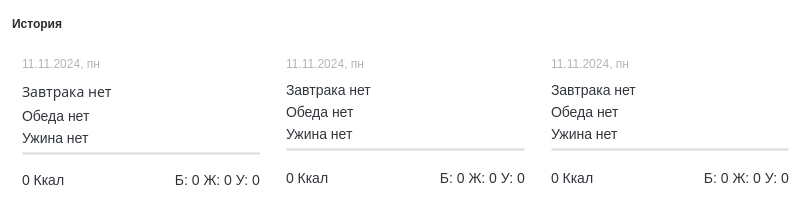
   <widget class="QFrame" name="history_frame">
    <property name="geometry">
     <rect>
      <x>320</x>
      <y>390</y>
      <width>811</width>
      <height>221</height>
     </rect>
    </property>
    <property name="styleSheet">
     <string notr="true">background-color: rgba(255, 255, 255, 30%);
border: 1px solid  rgba(255, 255, 255, 40%);
border-radius: 10%;

</string>
    </property>
    <layout class="QVBoxLayout" name="verticalLayout_2">
     <item>
      <layout class="QHBoxLayout" name="headerProdHorizontalLayout_4">
       <item>
        <widget class="QLabel" name="hostoryHeaderLabel">
         <property name="enabled">
          <bool>true</bool>
         </property>
         <property name="minimumSize">
          <size>
           <width>0</width>
           <height>24</height>
          </size>
         </property>
         <property name="maximumSize">
          <size>
           <width>787</width>
           <height>24</height>
          </size>
         </property>
         <property name="styleSheet">
          <string notr="true">background-color: none;
color: #2d2c2c;
border:none;

width: 435px;
height: 24px;

font: 16pt &quot;Extra Bold&quot;;

font-weight: 800;
text-align: left;
vertical-align: top</string>
         </property>
         <property name="text">
          <string>История</string>
         </property>
        </widget>
       </item>
       <item>
        <widget class="QPushButton" name="exportExeDishesPushButton">
         <property name="sizePolicy">
          <sizepolicy hsizetype="Fixed" vsizetype="Fixed">
           <horstretch>0</horstretch>
           <verstretch>0</verstretch>
          </sizepolicy>
         </property>
         <property name="minimumSize">
          <size>
           <width>24</width>
           <height>24</height>
          </size>
         </property>
         <property name="maximumSize">
          <size>
           <width>24</width>
           <height>24</height>
          </size>
         </property>
         <property name="styleSheet">
          <string notr="true">background-color:none;
height:24px;
width:24px;
padding:0px;
position:relative;
text-align: center;
border: none;
border-radius: 2%;</string>
         </property>
         <property name="text">
          <string/>
         </property>
         <property name="icon">
          <iconset>
           <normaloff>../img/bx_xls.svg</normaloff>../img/bx_xls.svg</iconset>
         </property>
         <property name="iconSize">
          <size>
           <width>24</width>
           <height>24</height>
          </size>
         </property>
        </widget>
       </item>
       <item>
        <widget class="QPushButton" name="exportCsvDishesPushButton">
         <property name="sizePolicy">
          <sizepolicy hsizetype="Fixed" vsizetype="Fixed">
           <horstretch>0</horstretch>
           <verstretch>0</verstretch>
          </sizepolicy>
         </property>
         <property name="minimumSize">
          <size>
           <width>24</width>
           <height>24</height>
          </size>
         </property>
         <property name="maximumSize">
          <size>
           <width>24</width>
           <height>24</height>
          </size>
         </property>
         <property name="styleSheet">
          <string notr="true">background-color:none;
height:24px;
width:24px;
padding:0px;
position:relative;
text-align: center;
border: none;
border-radius: 2%;</string>
         </property>
         <property name="text">
          <string/>
         </property>
         <property name="icon">
          <iconset>
           <normaloff>../img/bx_csv.svg</normaloff>../img/bx_csv.svg</iconset>
         </property>
         <property name="iconSize">
          <size>
           <width>24</width>
           <height>24</height>
          </size>
         </property>
        </widget>
       </item>
      </layout>
     </item>
     <item>
      <layout class="QHBoxLayout" name="horizontalLayout">
       <item>
        <widget class="QFrame" name="history_card_frame_1">
         <property name="minimumSize">
          <size>
           <width>0</width>
           <height>160</height>
          </size>
         </property>
         <property name="maximumSize">
          <size>
           <width>16777215</width>
           <height>260</height>
          </size>
         </property>
         <property name="styleSheet">
          <string notr="true">background-color: rgba(255, 255, 255, 30%);
border: 1px solid  rgba(255, 255, 255, 40%);
border-radius: 10%;

</string>
         </property>
         <layout class="QVBoxLayout" name="verticalLayout_8">
          <item>
           <widget class="QLabel" name="dateLabel_1">
            <property name="minimumSize">
             <size>
              <width>0</width>
              <height>24</height>
             </size>
            </property>
            <property name="maximumSize">
             <size>
              <width>16777215</width>
              <height>24</height>
             </size>
            </property>
            <property name="styleSheet">
             <string notr="true">color:#b4b4b4;
background-color: none;
border: none;

text-align:left;
vertical-align:text-top;
font-size:12px;
line-height:auto;
border-style:hidden;
outline:none;

</string>
            </property>
            <property name="text">
             <string>11.11.2024, пн</string>
            </property>
            <property name="scaledContents">
             <bool>false</bool>
            </property>
            <property name="wordWrap">
             <bool>true</bool>
            </property>
           </widget>
          </item>
          <item>
           <layout class="QVBoxLayout" name="listFoodVerticalLayout">
            <item>
             <widget class="QLabel" name="breakfastLabel_1">
              <property name="font">
               <font>
                <family>STXihei</family>
                <pointsize>-1</pointsize>
                <weight>50</weight>
                <italic>false</italic>
                <bold>false</bold>
               </font>
              </property>
              <property name="styleSheet">
               <string notr="true">background-color: none;
border: none;

text-align:left;
vertical-align:text-top;
font-size:12px;
line-height:auto;
border-style:hidden;
outline:none;

color:#30353b;
text-align:left;
vertical-align:text-top;
font-size:14px;
line-height:auto;
border-style:hidden;
outline:none;
width:435px;

</string>
              </property>
              <property name="text">
               <string>Завтрака нет</string>
              </property>
              <property name="scaledContents">
               <bool>false</bool>
              </property>
              <property name="wordWrap">
               <bool>true</bool>
              </property>
             </widget>
            </item>
            <item>
             <widget class="QLabel" name="lunchLabel_1">
              <property name="styleSheet">
               <string notr="true">background-color: none;
border: none;

text-align:left;
vertical-align:text-top;
font-size:12px;
line-height:auto;
border-style:hidden;
outline:none;

color:#30353b;
text-align:left;
vertical-align:text-top;
font-size:14px;
line-height:auto;
border-style:hidden;
outline:none;
width:435px;
</string>
              </property>
              <property name="text">
               <string>Обеда нет</string>
              </property>
              <property name="scaledContents">
               <bool>false</bool>
              </property>
              <property name="wordWrap">
               <bool>true</bool>
              </property>
             </widget>
            </item>
            <item>
             <widget class="QLabel" name="dinerLabel_1">
              <property name="styleSheet">
               <string notr="true">background-color: none;
border: none;

text-align:left;
vertical-align:text-top;
font-size:12px;
line-height:auto;
border-style:hidden;
outline:none;

color:#30353b;
text-align:left;
vertical-align:text-top;
font-size:14px;
line-height:auto;
border-style:hidden;
outline:none;
width:435px;
</string>
              </property>
              <property name="text">
               <string>Ужина нет</string>
              </property>
              <property name="scaledContents">
               <bool>false</bool>
              </property>
              <property name="wordWrap">
               <bool>true</bool>
              </property>
             </widget>
            </item>
           </layout>
          </item>
          <item>
           <widget class="Line" name="cardBorderLine">
            <property name="styleSheet">
             <string notr="true">background-color: rgb(220, 220, 220)</string>
            </property>
            <property name="frameShadow">
             <enum>QFrame::Plain</enum>
            </property>
            <property name="lineWidth">
             <number>1</number>
            </property>
            <property name="orientation">
             <enum>Qt::Horizontal</enum>
            </property>
           </widget>
          </item>
          <item>
           <layout class="QHBoxLayout" name="horizontalLayout_2">
            <item>
             <widget class="QLabel" name="kaloriesLabel_1">
              <property name="minimumSize">
               <size>
                <width>84</width>
                <height>0</height>
               </size>
              </property>
              <property name="maximumSize">
               <size>
                <width>84</width>
                <height>16777215</height>
               </size>
              </property>
              <property name="styleSheet">
               <string notr="true">background-color: none;
border: none;

text-align:left;
vertical-align:text-top;
font-size:12px;
line-height:auto;
border-style:hidden;
outline:none;

color:#30353b;
text-align:left;
vertical-align:text-top;
font-size:14px;
line-height:auto;
border-style:hidden;
outline:none;
width:435px;
</string>
              </property>
              <property name="text">
               <string>0 Ккал</string>
              </property>
              <property name="scaledContents">
               <bool>false</bool>
              </property>
              <property name="wordWrap">
               <bool>true</bool>
              </property>
             </widget>
            </item>
            <item>
             <widget class="QLabel" name="foodvalueLabel_1">
              <property name="styleSheet">
               <string notr="true">background-color: none;
border: none;

text-align:left;
vertical-align:text-top;
font-size:12px;
line-height:auto;
border-style:hidden;
outline:none;

color:#30353b;
text-align:left;
vertical-align:text-top;
font-size:14px;
line-height:auto;
border-style:hidden;
outline:none;
width:435px;
</string>
              </property>
              <property name="text">
               <string>Б: 0 Ж: 0 У: 0</string>
              </property>
              <property name="scaledContents">
               <bool>false</bool>
              </property>
              <property name="alignment">
               <set>Qt::AlignRight|Qt::AlignTrailing|Qt::AlignVCenter</set>
              </property>
              <property name="wordWrap">
               <bool>true</bool>
              </property>
             </widget>
            </item>
           </layout>
          </item>
         </layout>
        </widget>
       </item>
       <item>
        <widget class="QFrame" name="history_card_frame_2">
         <property name="minimumSize">
          <size>
           <width>0</width>
           <height>160</height>
          </size>
         </property>
         <property name="maximumSize">
          <size>
           <width>16777215</width>
           <height>260</height>
          </size>
         </property>
         <property name="styleSheet">
          <string notr="true">background-color: rgba(255, 255, 255, 30%);
border: 1px solid  rgba(255, 255, 255, 40%);
border-radius: 10%;

</string>
         </property>
         <layout class="QVBoxLayout" name="verticalLayout_9">
          <item>
           <widget class="QLabel" name="dateLabel_2">
            <property name="minimumSize">
             <size>
              <width>0</width>
              <height>24</height>
             </size>
            </property>
            <property name="maximumSize">
             <size>
              <width>16777215</width>
              <height>24</height>
             </size>
            </property>
            <property name="styleSheet">
             <string notr="true">color:#b4b4b4;
background-color: none;
border: none;

text-align:left;
vertical-align:text-top;
font-size:12px;
line-height:auto;
border-style:hidden;
outline:none;</string>
            </property>
            <property name="text">
             <string>11.11.2024, пн</string>
            </property>
            <property name="scaledContents">
             <bool>false</bool>
            </property>
            <property name="wordWrap">
             <bool>true</bool>
            </property>
           </widget>
          </item>
          <item>
           <layout class="QVBoxLayout" name="listFoodVerticalLayout_2">
            <item>
             <widget class="QLabel" name="breakfastLabel_2">
              <property name="styleSheet">
               <string notr="true">background-color: none;
border: none;

text-align:left;
vertical-align:text-top;
font-size:12px;
line-height:auto;
border-style:hidden;
outline:none;

color:#30353b;
text-align:left;
vertical-align:text-top;
font-size:14px;
line-height:auto;
border-style:hidden;
outline:none;
width:435px;
</string>
              </property>
              <property name="text">
               <string>Завтрака нет</string>
              </property>
              <property name="scaledContents">
               <bool>false</bool>
              </property>
              <property name="wordWrap">
               <bool>true</bool>
              </property>
             </widget>
            </item>
            <item>
             <widget class="QLabel" name="lunchLabel_2">
              <property name="styleSheet">
               <string notr="true">background-color: none;
border: none;

text-align:left;
vertical-align:text-top;
font-size:12px;
line-height:auto;
border-style:hidden;
outline:none;

color:#30353b;
text-align:left;
vertical-align:text-top;
font-size:14px;
line-height:auto;
border-style:hidden;
outline:none;
width:435px;
</string>
              </property>
              <property name="text">
               <string>Обеда нет</string>
              </property>
              <property name="scaledContents">
               <bool>false</bool>
              </property>
              <property name="wordWrap">
               <bool>true</bool>
              </property>
             </widget>
            </item>
            <item>
             <widget class="QLabel" name="dinerLabel_2">
              <property name="styleSheet">
               <string notr="true">background-color: none;
border: none;

text-align:left;
vertical-align:text-top;
font-size:12px;
line-height:auto;
border-style:hidden;
outline:none;

color:#30353b;
text-align:left;
vertical-align:text-top;
font-size:14px;
line-height:auto;
border-style:hidden;
outline:none;
width:435px;
</string>
              </property>
              <property name="text">
               <string>Ужина нет</string>
              </property>
              <property name="scaledContents">
               <bool>false</bool>
              </property>
              <property name="wordWrap">
               <bool>true</bool>
              </property>
             </widget>
            </item>
           </layout>
          </item>
          <item>
           <widget class="Line" name="cardBorderLine_2">
            <property name="styleSheet">
             <string notr="true">background-color: rgb(220, 220, 220)</string>
            </property>
            <property name="frameShadow">
             <enum>QFrame::Plain</enum>
            </property>
            <property name="lineWidth">
             <number>1</number>
            </property>
            <property name="orientation">
             <enum>Qt::Horizontal</enum>
            </property>
           </widget>
          </item>
          <item>
           <layout class="QHBoxLayout" name="horizontalLayout_7">
            <item>
             <widget class="QLabel" name="kaloriesLabel_2">
              <property name="minimumSize">
               <size>
                <width>84</width>
                <height>0</height>
               </size>
              </property>
              <property name="maximumSize">
               <size>
                <width>84</width>
                <height>16777215</height>
               </size>
              </property>
              <property name="styleSheet">
               <string notr="true">background-color: none;
border: none;

text-align:left;
vertical-align:text-top;
font-size:12px;
line-height:auto;
border-style:hidden;
outline:none;

color:#30353b;
text-align:left;
vertical-align:text-top;
font-size:14px;
line-height:auto;
border-style:hidden;
outline:none;
width:435px;
</string>
              </property>
              <property name="text">
               <string>0 Ккал</string>
              </property>
              <property name="scaledContents">
               <bool>false</bool>
              </property>
              <property name="wordWrap">
               <bool>true</bool>
              </property>
             </widget>
            </item>
            <item>
             <widget class="QLabel" name="foodvalueLabel_2">
              <property name="styleSheet">
               <string notr="true">background-color: none;
border: none;

text-align:left;
vertical-align:text-top;
font-size:12px;
line-height:auto;
border-style:hidden;
outline:none;

color:#30353b;
text-align:left;
vertical-align:text-top;
font-size:14px;
line-height:auto;
border-style:hidden;
outline:none;
width:435px;
</string>
              </property>
              <property name="text">
               <string>Б: 0 Ж: 0 У: 0</string>
              </property>
              <property name="scaledContents">
               <bool>false</bool>
              </property>
              <property name="alignment">
               <set>Qt::AlignRight|Qt::AlignTrailing|Qt::AlignVCenter</set>
              </property>
              <property name="wordWrap">
               <bool>true</bool>
              </property>
             </widget>
            </item>
           </layout>
          </item>
         </layout>
        </widget>
       </item>
       <item>
        <widget class="QFrame" name="history_card_frame_3">
         <property name="minimumSize">
          <size>
           <width>0</width>
           <height>160</height>
          </size>
         </property>
         <property name="maximumSize">
          <size>
           <width>16777215</width>
           <height>260</height>
          </size>
         </property>
         <property name="styleSheet">
          <string notr="true">background-color: rgba(255, 255, 255, 30%);
border: 1px solid  rgba(255, 255, 255, 40%);
border-radius: 10%;

</string>
         </property>
         <layout class="QVBoxLayout" name="verticalLayout_10">
          <item>
           <widget class="QLabel" name="dateLabel_3">
            <property name="minimumSize">
             <size>
              <width>0</width>
              <height>24</height>
             </size>
            </property>
            <property name="maximumSize">
             <size>
              <width>16777215</width>
              <height>24</height>
             </size>
            </property>
            <property name="styleSheet">
             <string notr="true">color:#b4b4b4;
background-color: none;
border: none;

text-align:left;
vertical-align:text-top;
font-size:12px;
line-height:auto;
border-style:hidden;
outline:none;</string>
            </property>
            <property name="text">
             <string>11.11.2024, пн</string>
            </property>
            <property name="scaledContents">
             <bool>false</bool>
            </property>
            <property name="wordWrap">
             <bool>true</bool>
            </property>
           </widget>
          </item>
          <item>
           <layout class="QVBoxLayout" name="listFoodVerticalLayout_3">
            <item>
             <widget class="QLabel" name="breakfastLabel_3">
              <property name="styleSheet">
               <string notr="true">background-color: none;
border: none;

text-align:left;
vertical-align:text-top;
font-size:12px;
line-height:auto;
border-style:hidden;
outline:none;

color:#30353b;
text-align:left;
vertical-align:text-top;
font-size:14px;
line-height:auto;
border-style:hidden;
outline:none;
width:435px;
</string>
              </property>
              <property name="text">
               <string>Завтрака нет</string>
              </property>
              <property name="scaledContents">
               <bool>false</bool>
              </property>
              <property name="wordWrap">
               <bool>true</bool>
              </property>
             </widget>
            </item>
            <item>
             <widget class="QLabel" name="lunchLabel_3">
              <property name="styleSheet">
               <string notr="true">background-color: none;
border: none;

text-align:left;
vertical-align:text-top;
font-size:12px;
line-height:auto;
border-style:hidden;
outline:none;

color:#30353b;
text-align:left;
vertical-align:text-top;
font-size:14px;
line-height:auto;
border-style:hidden;
outline:none;
width:435px;
</string>
              </property>
              <property name="text">
               <string>Обеда нет</string>
              </property>
              <property name="scaledContents">
               <bool>false</bool>
              </property>
              <property name="wordWrap">
               <bool>true</bool>
              </property>
             </widget>
            </item>
            <item>
             <widget class="QLabel" name="dinerLabel_3">
              <property name="styleSheet">
               <string notr="true">background-color: none;
border: none;

text-align:left;
vertical-align:text-top;
font-size:12px;
line-height:auto;
border-style:hidden;
outline:none;

color:#30353b;
text-align:left;
vertical-align:text-top;
font-size:14px;
line-height:auto;
border-style:hidden;
outline:none;
width:435px;
</string>
              </property>
              <property name="text">
               <string>Ужина нет</string>
              </property>
              <property name="scaledContents">
               <bool>false</bool>
              </property>
              <property name="wordWrap">
               <bool>true</bool>
              </property>
             </widget>
            </item>
           </layout>
          </item>
          <item>
           <widget class="Line" name="cardBorderLine_3">
            <property name="styleSheet">
             <string notr="true">background-color: rgb(220, 220, 220)</string>
            </property>
            <property name="frameShadow">
             <enum>QFrame::Plain</enum>
            </property>
            <property name="lineWidth">
             <number>1</number>
            </property>
            <property name="orientation">
             <enum>Qt::Horizontal</enum>
            </property>
           </widget>
          </item>
          <item>
           <layout class="QHBoxLayout" name="horizontalLayout_8">
            <item>
             <widget class="QLabel" name="kaloriesLabel_3">
              <property name="minimumSize">
               <size>
                <width>84</width>
                <height>0</height>
               </size>
              </property>
              <property name="maximumSize">
               <size>
                <width>84</width>
                <height>16777215</height>
               </size>
              </property>
              <property name="styleSheet">
               <string notr="true">background-color: none;
border: none;

text-align:left;
vertical-align:text-top;
font-size:12px;
line-height:auto;
border-style:hidden;
outline:none;

color:#30353b;
text-align:left;
vertical-align:text-top;
font-size:14px;
line-height:auto;
border-style:hidden;
outline:none;
width:435px;
</string>
              </property>
              <property name="text">
               <string>0 Ккал</string>
              </property>
              <property name="scaledContents">
               <bool>false</bool>
              </property>
              <property name="wordWrap">
               <bool>true</bool>
              </property>
             </widget>
            </item>
            <item>
             <widget class="QLabel" name="foodvalueLabel_3">
              <property name="styleSheet">
               <string notr="true">background-color: none;
border: none;

text-align:left;
vertical-align:text-top;
font-size:12px;
line-height:auto;
border-style:hidden;
outline:none;

color:#30353b;
text-align:left;
vertical-align:text-top;
font-size:14px;
line-height:auto;
border-style:hidden;
outline:none;
width:435px;
</string>
              </property>
              <property name="text">
               <string>Б: 0 Ж: 0 У: 0</string>
              </property>
              <property name="scaledContents">
               <bool>false</bool>
              </property>
              <property name="alignment">
               <set>Qt::AlignRight|Qt::AlignTrailing|Qt::AlignVCenter</set>
              </property>
              <property name="wordWrap">
               <bool>true</bool>
              </property>
             </widget>
            </item>
           </layout>
          </item>
         </layout>
        </widget>
       </item>
      </layout>
     </item>
    </layout>
   </widget>
